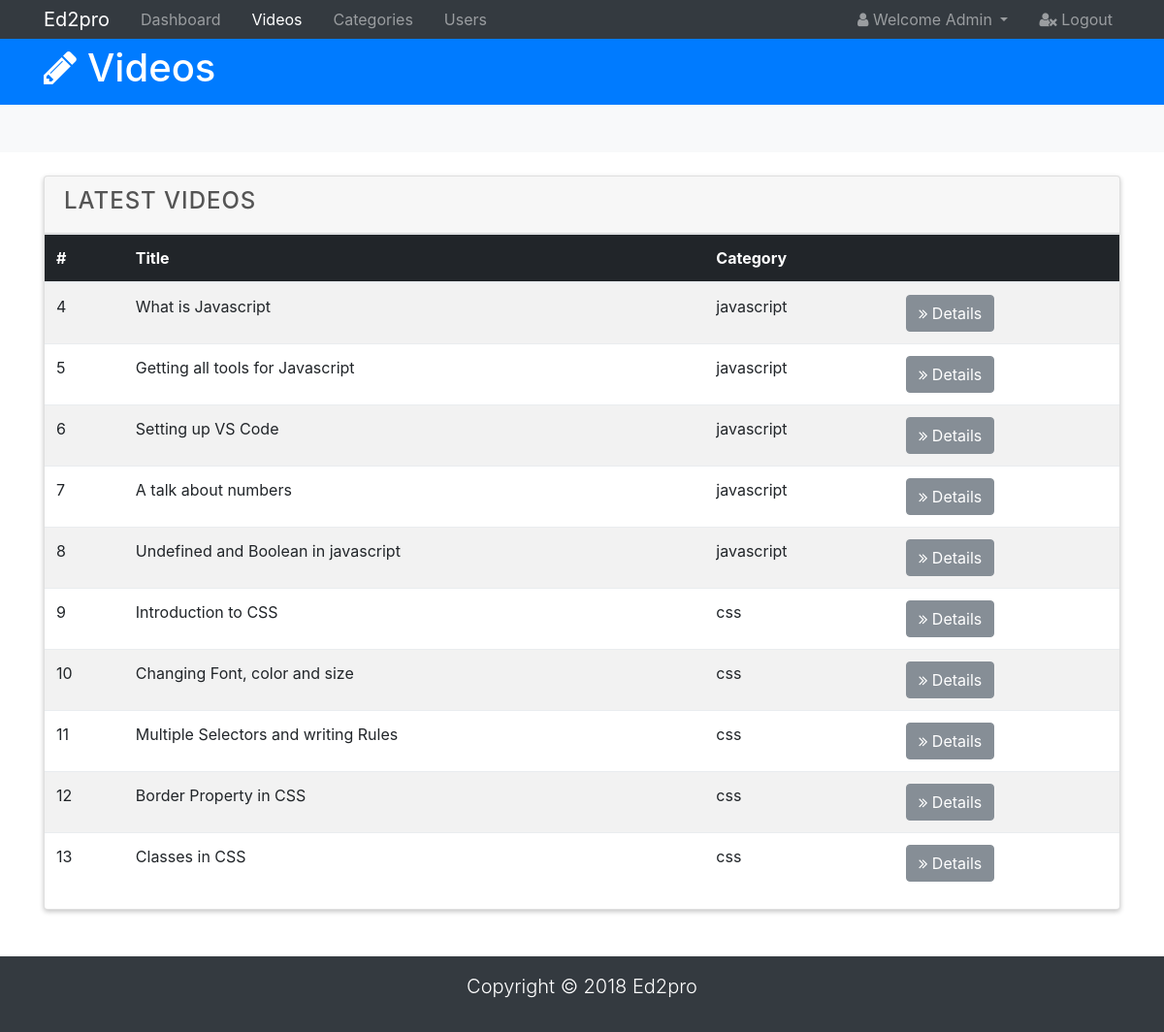
Page /admin/video.php (signed in) on the earlier database version.
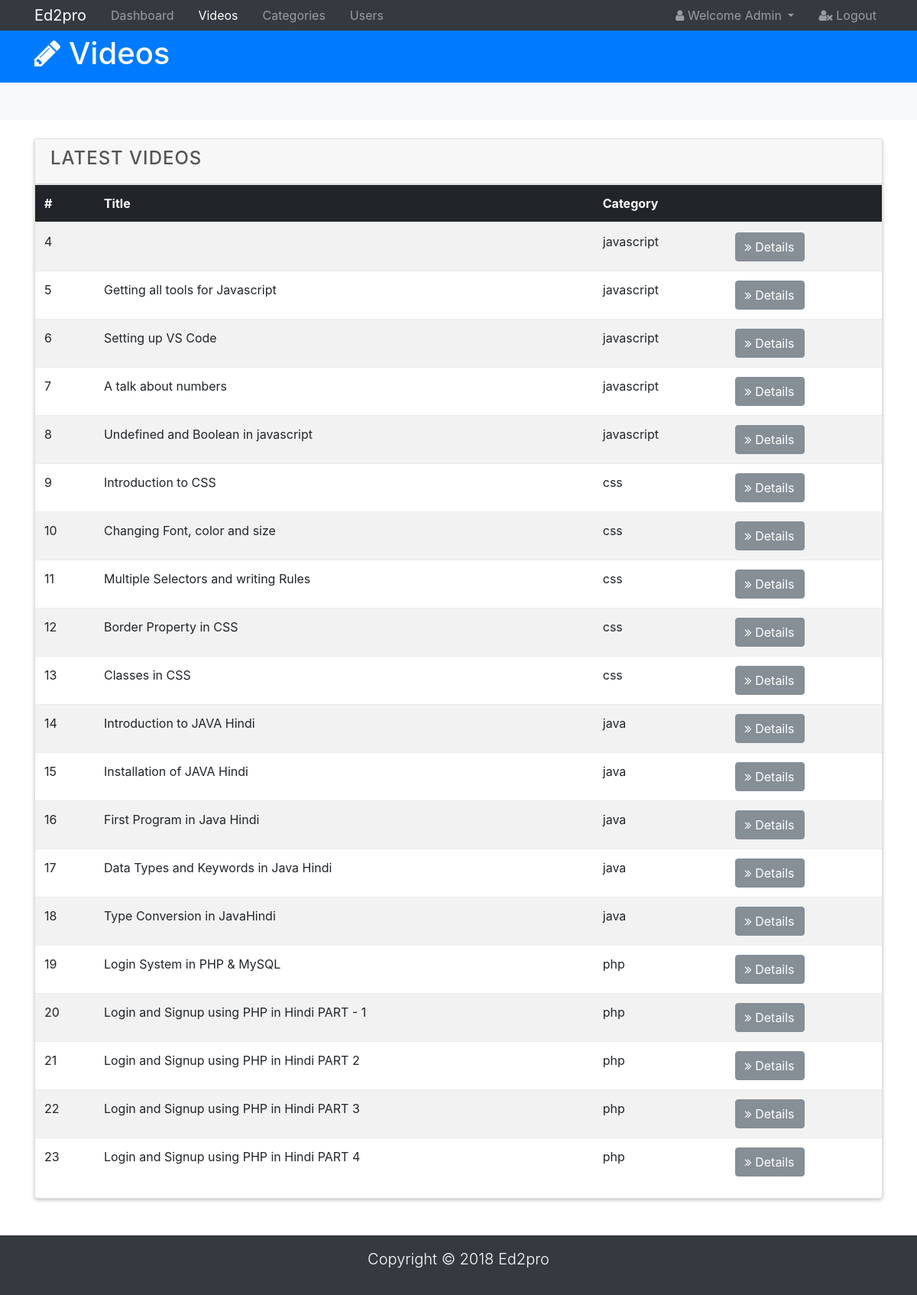
Same page on the later database version.
### tables this page shows
CREATE TABLE `video` (
  `video_id` int(20) NOT NULL,
  `sub_id` int(20) NOT NULL,
  `video_title` text NOT NULL,
  `video_link` text NOT NULL
);

CREATE TABLE `subject` (
  `sub_id` int(20) NOT NULL,
  `sub_name` varchar(50) NOT NULL,
  `sub_status` int(10) NOT NULL DEFAULT '1'
);

### admin/video.php (the view, shortened to what this page needs)
<!DOCTYPE html>
<html lang="en">
<head>
  <link rel="stylesheet" href="css/font-awesome.min.css">
  <link rel="stylesheet" href="css/bootstrap.css">
  <link rel="stylesheet" href="css/style.css">
</head>
<body>
  <nav class="navbar navbar-expand-sm navbar-dark bg-dark p-0">
    <div class="container">
      <a href="index.php" class="navbar-brand">Ed2pro</a>
      <div class="collapse navbar-collapse" id="navbarNav">
        <ul class="navbar-nav">
          <li class="nav-item px-2">
            <a href="index.php" class="nav-link">Dashboard</a>
          </li>
          <li class="nav-item px-2">
            <a href="video.php" class="nav-link active">Videos</a>
          </li>
          <li class="nav-item px-2">
            <a href="categories.php" class="nav-link">Categories</a>
          </li>
          <li class="nav-item px-2">
            <a href="users.php" class="nav-link">Users</a>
          </li>
        </ul>
        <ul class="navbar-nav ml-auto">
          <li class="nav-item dropdown mr-3">
            <a href="#" class="nav-link dropdown-toggle" data-toggle="dropdown">
              <i class="fa fa-user"></i> Welcome <span id="user">Admin</span>
            </a>
          </li>
          <li class="nav-item">
            <a href="logout.php" class="nav-link">
              <i class="fa fa-user-times"></i> Logout
            </a>
          </li>
        </ul>
      </div>
    </div>
  </nav>
  <header id="main-header" class="py-2 bg-primary text-white">
    <div class="container">
      <div class="row">
        <div class="col-md-6">
          <h1><i class="fa fa-pencil"></i> Videos </h1>
        </div>
      </div>
    </div>
  </header>
  <section id="action" class="py-4 mb-4 bg-light">
    <div class="container">
      <div class="row">
        <div class="col-md-6 ml-auto">
        </div>
      </div>
    </div>
  </section>
  <section id="posts">
    <div class="container">
      <div class="row">
        <div class="col">
          <div class="card">
            <div class="card-header">
              <h4>Latest Videos</h4>
            </div>
            <table class="table table-striped" id="questionTable">
              <thead class="thead-inverse">
                <tr>
                  <th>#</th>
                  <th>Title</th>
                  <th>Category</th>
                  <th></th>
                </tr>
              </thead>
                <tbody>
                    <?php
                include './includes/db.inc.php';
                $q2 = "SELECT * FROM `video`,`subject` WHERE `video`.`sub_id` = `subject`.`sub_id`";
                $result = mysqli_query($conn, $q2);
                        while($row = mysqli_fetch_array($result)){
                        echo '<tr>';
                        echo '<td>';
                        echo $row['video_id'];
                        echo '</td>';
                        echo '<td>';
                        echo $row['video_title'];
                        echo '</td>';
                        echo '<td>';
                        echo $row['sub_name'];
                        echo '</td>';
                        echo '<td>';
                        echo "<a href='details.php?videoID=".$row['video_id']."' class='btn btn-secondary'>
                        <i class='fa fa-angle-double-right'></i> Details
                    </a>";
                        echo '</td>';
                        echo '</tr>';
                        }
                ?>
              </tbody>
            </table>
          </div>
        </div>
      </div>
    </div>
  </section>
  <footer id="main-footer" class="bg-dark text-white mt-5 p-3">
    <div class="conatiner">
      <div class="row">
        <div class="col">
          <p class="lead text-center">Copyright &copy; 2018 Ed2pro</p>
        </div>
      </div>
    </div>
  </footer>
</body>
</html>

Differences in the rows shown:
changed video id 4: video_title "What is Javascript" → (not shown)
added video: video_id "14", video_title "Introduction to JAVA Hindi", sub.sub_name "java"
added video: video_id "15", video_title "Installation of JAVA Hindi", sub.sub_name "java"
added video: video_id "16", video_title "First Program in Java Hindi", sub.sub_name "java"
added video: video_id "17", video_title "Data Types and Keywords in Java Hindi", sub.sub_name "java"
added video: video_id "18", video_title "Type Conversion in JavaHindi", sub.sub_name "java"
added video: video_id "19", video_title "Login System in PHP & MySQL", sub.sub_name "php"
added video: video_id "20", video_title "Login and Signup using PHP in Hindi PART - 1", sub.sub_name "php"
added video: video_id "21", video_title "Login and Signup using PHP in Hindi PART 2", sub.sub_name "php"
added video: video_id "22", video_title "Login and Signup using PHP in Hindi PART 3", sub.sub_name "php"
added video: video_id "23", video_title "Login and Signup using PHP in Hindi PART 4", sub.sub_name "php"
